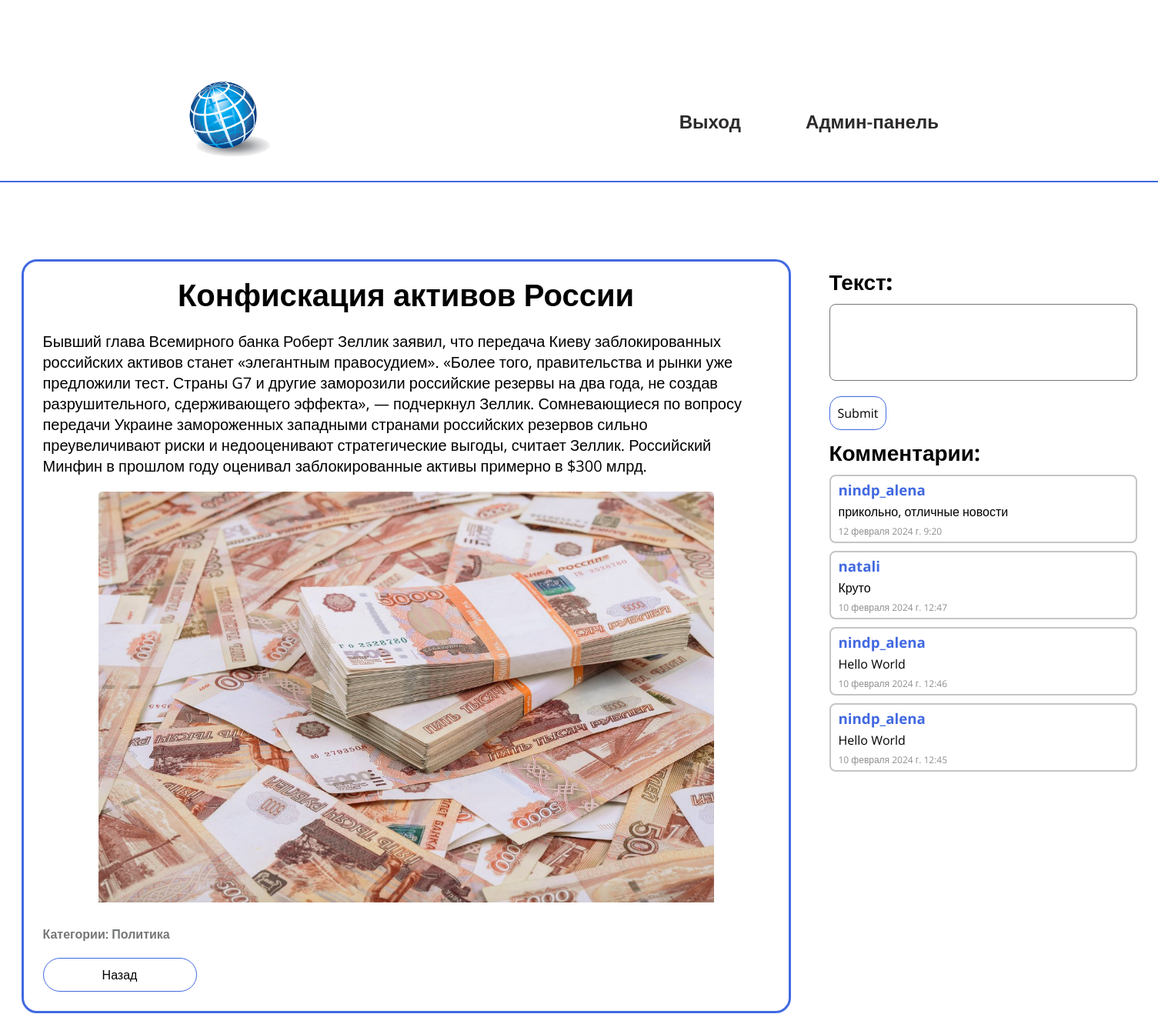
The page /news/1 (signed in) on the database its author committed.
### website/models.py (models this page shows, shortened)
class News(models.Model):
    title = models.CharField(verbose_name="Заголовок",
                             max_length=30,
                             blank=False)
    description = models.TextField(verbose_name="Описание")
    created_at = models.DateTimeField(verbose_name="Созданно в",
                                      auto_now_add=True)
    published_at = models.DateTimeField(verbose_name="Опубликовать в",
                                        default=dt.now())
    photo = models.ImageField(verbose_name="Путь к фото",
                              upload_to="photo_for_news/",
                              blank=True)
    is_published = models.BooleanField(verbose_name="Статус публикации",
                                       default=True)
    category = models.ForeignKey(verbose_name="Категория",
                                 to=Categories,
                                 on_delete=models.PROTECT)
    class Meta:
        verbose_name = "Новость"
        verbose_name_plural = "Новости"

class Categories(models.Model):
    name = models.CharField(verbose_name="Название",
                             max_length=30,
                             blank=False)
    description = models.TextField(verbose_name="Описание")
    class Meta:
        verbose_name = "Категорию"
        verbose_name_plural = "Категории"
    def __str__(self):
        return self.name

class Reviews(models.Model):
    user = models.ForeignKey(User, verbose_name="Пользователь", on_delete=models.PROTECT)
    news = models.ForeignKey(News, verbose_name="Новость", on_delete=models.PROTECT)
    text = models.TextField(verbose_name="Текст", max_length=3500)
    date = models.DateTimeField(verbose_name="Дата написания отзыва", auto_now_add=True)
    class Meta:
        verbose_name="Отзыв"
        verbose_name_plural = "Отзывы"
        ordering = ['-date']

### website/views.py (the view, shortened to what this page needs)
# urls.py: path('news/<int:id>', news_page),
def news_page(request, id):
    data = {
        "news": News.objects.get(id=id),
        "review_form": ReviewsForm(),
        "reviews": Reviews.objects.filter(news=id),
    }
    return render(request, "news_page.html", data)

### website/forms.py
class ReviewsForm(ModelForm):
    class Meta:
        model = Reviews
        fields = ["text"]

### website/templates/news_page.html (shortened to what this page needs)
{% extends "base.html" %}
{% block content %}
<aside class="new">
    <h1 class="title_new"> {{ news.title }} </h1>
    <p class="desc_new">{{ news.description }}</p>
    <img class="photo_new" src="/media/{{ news.photo }}"/>
    <p class="new_category">Категории: {{ news.category }}</p>
    <a class="back" href="/">Назад</a>
</aside>
<section class="reviews">
    {% if user.is_authenticated %}
    <form class="form" method="post">
        {{ review_form }}
        <input type="submit" value"Отправить" />
    </form>
    {% endif %}
    <h2>Комментарии:</h2>
    {% if not reviews %}
    <p class="no-comment">Комментариев пока нет...</p>
    {% else %}
    {% for review in reviews %}
    <article class="comment">
        <h3 class="head-comment">{{ review.user }}</h3>
        <p class="description-comment">{{ review.text }}</p>
        <p class="date-comment">{{ review.date }}</p>
    </article>
    {% endfor %}
    {% endif %}
</section>
{% endblock %}

### website/templates/base.html (style rules this page uses)
* { margin: 0; padding: 0; box-sizing: border-box; font-family: 'Open Sans', sans-serif; }
html { display: flex; flex-direction: column; align-items: center; justify-content: center; }
body { padding: 10vh 10vw; }
.main > aside { grid-column: span 1; }
.main > aside > a { cursor: pointer; display: grid; text-decoration: none; border: 1px solid rgb(65, 105, 225); padding: 10px; text-align: center; border-radius: 30px; color: black; margin-bottom: 10px; }
input { border-radius: 5px; border:none; border: 1px solid rgb(65, 105, 225); padding: 10px 15px; font-size: 16px; }
label { font-size: 24px; font-weight: 600; padding: 0 10px 0 0; }
form { border: 2px solid rgb(65, 105, 225); padding: 40px 70px; border-radius: 10px; text-align: left; }
div { display: grid; width: 400px; padding: 10px 0 20px; }
h2 { font-size: 28px; padding-bottom: 20px; }

### website/templates/news_page.html (style rules this page uses)
.photo_new { width: 500px; }
.title_new { font-size: 40px; padding-bottom: 20px; text-align: center; }
.desc_new { padding-bottom: 20px; font-size: 20px; }
.new { border: 3px solid rgb(65, 105, 225); padding: 15px 25px; border-radius: 20px; width: 1000px; }
.photo_new { padding-bottom: 20px; border-radius: 5px; width: 800px; display: block; margin: auto; }
.back { max-width: 200px; }
.new_category { padding: 10px 0 20px; color:rgba(77, 78, 78, 0.774); font-weight: 600; }
form > input { cursor: pointer; display: grid; text-decoration: none; background-color: white; border: 1px solid rgb(65, 105, 225); padding: 10px; text-align: center; border-radius: 15px; color: black; margin-bottom: 10px; }
.form { padding: 0; border: none; }
.head-comment { padding: 5px 0 5px 0; color: rgb(65, 105, 225); }
.description-comment { padding: 0 20px 6px 0; width: 400px; word-break: break-all; }
h2 { padding: 0 0 10px 0; }
.comment { width: 400px; border: 2px solid #c5c5c5; border-radius: 8px; padding: 0 15px 5px 10px; margin: 0 0 10px 0; }
textarea { padding: 5px; resize: none; height: 100px; border-radius: 8px; font-size: 15px; }
label { font-size: 28px; font-weight: 800; padding: 0 0 10px 0; }
.date-comment { font-size: 12px; color: rgb(143, 143, 143); }

### rows shown on the page
News: title "Конфискация активов России", description "Бывший глава Всемирного банка Роберт Зеллик заявил, что передача Киеву заблокированных российских активов станет «элегантным правосудием». «Более того, правительства и рынки уже предложили тест. Страны G7 и другие заморозили российские резервы на два года, не создав разрушительного, сдерживающего эффекта», — подчеркнул Зеллик. Сомневающиеся по вопросу передачи Украине замороженных западными странами российских резервов сильно преувеличивают риски и недооценивают стратегические выгоды, считает Зеллик. Российский Минфин в прошлом году оценивал заблокированные активы примерно в $300 млрд.", photo (picture), category "Политика"
Reviews: user "nindp_alena", text "прикольно, отличные новости", date "12 февраля 2024 г. 9:20"
Reviews: user "natali", text "Круто", date "10 февраля 2024 г. 12:47"
Reviews: user "nindp_alena", text "Hello World", date "10 февраля 2024 г. 12:46"
Reviews: user "nindp_alena", text "Hello World", date "10 февраля 2024 г. 12:45"
